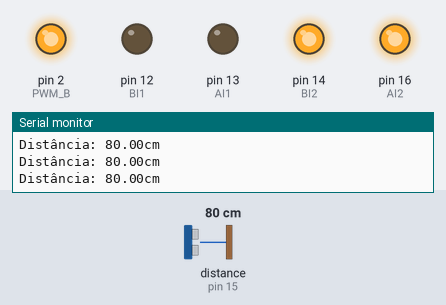
This sketch was run on a simulated Arduino Uno, built with avr-gcc and run on an emulated ATmega328P. Shown: output pins drawn as LEDs (lit = HIGH), the last lines printed to the serial monitor. The inputs (shaded band) are chosen by the test bench; at power-on: distance to the obstacle (sensor on pin 15) 80 cm. The echo pulse lasts 58.3 µs per cm.

Above: at 1.2 s.
1.3 s: distance to the obstacle (sensor on pin 15) set to 21 cm
2.8 s: distance to the obstacle (sensor on pin 15) set to 18 cm
At 3.6 s:
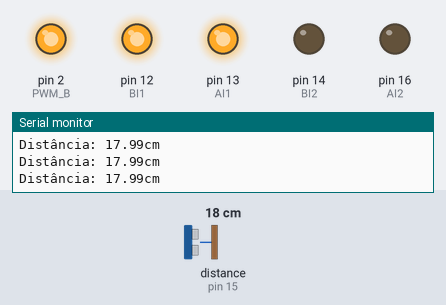
4.3 s: distance to the obstacle (sensor on pin 15) set to 35 cm
At 4.9 s:
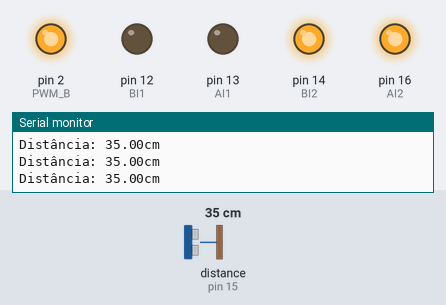
5.8 s: distance to the obstacle (sensor on pin 15) set to 2 cm
At 6.6 s:
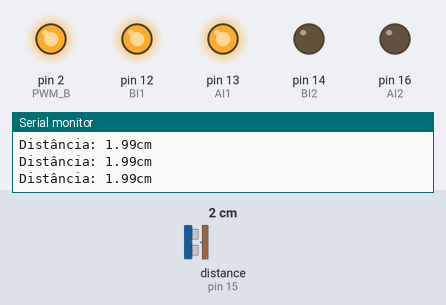
Timing chart, 0 to 8.4 s (numbered marks = the images above; inputs shaded):
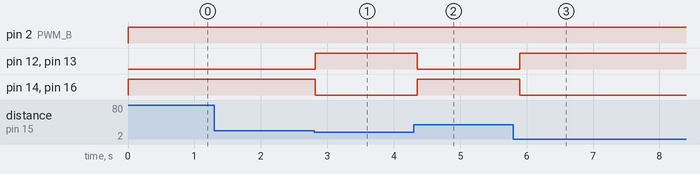

Measured:
- the behaviour switches between 20 and 19 cm on distance to the obstacle (sensor on pin 15) (found by bisection; images 0 and 1)
- after the input at 2.8 s, pin 12 (BI1), pin 13 (AI1): LOW → HIGH at once; pin 14 (BI2), pin 16 (AI2): HIGH → LOW at once
- after the input at 4.3 s, pin 12 (BI1), pin 13 (AI1): HIGH → LOW after 0.05 s; pin 14 (BI2), pin 16 (AI2): LOW → HIGH after 0.05 s
- after the input at 5.8 s, pin 12 (BI1), pin 13 (AI1): LOW → HIGH after 0.10 s; pin 14 (BI2), pin 16 (AI2): HIGH → LOW after 0.10 s

The sketch:

Ultrasonico-SemPID.ino
```cpp
#include <Ultrasonic.h>

#define PWM_B  2
#define PWM_A  2
#define AI2   16
#define AI1   13
#define BI1   12
#define BI2   14

#define FATOR_ESQUERDA 0.5
#define FATOR_DIREITA 0.5
#define PWM_MAX 1023

#define TRIGGER_PIN  0
#define ECHO_PIN     15

Ultrasonic ultrasonic(TRIGGER_PIN, ECHO_PIN);

void setup() {
  pinMode(PWM_A, OUTPUT);
  pinMode(AI1, OUTPUT);
  pinMode(AI2, OUTPUT);
  pinMode(PWM_B, OUTPUT);
  pinMode(BI1, OUTPUT);
  pinMode(BI2, OUTPUT);

  Serial.begin(115200);
}

void loop() {
  float distancia = ultrasonic.convert(ultrasonic.timing(), Ultrasonic::CM);
  Serial.print("Distância: ");
  Serial.print(distancia);
  Serial.println("cm");
  mover(distancia < 20 ? 100 : -100);
  delay(100);
}

void mover(int velocidade) {
  int velocidadeReal = abs(velocidade * PWM_MAX / 100);
  digitalWrite(AI1, velocidade > 0 ? HIGH : LOW);
  digitalWrite(AI2, velocidade > 0 ? LOW : HIGH);
  digitalWrite(BI1, velocidade > 0 ? HIGH : LOW);
  digitalWrite(BI2, velocidade > 0 ? LOW : HIGH);
  analogWrite(PWM_A, velocidadeReal * FATOR_ESQUERDA);
  analogWrite(PWM_B, velocidadeReal * FATOR_DIREITA);
}
```
